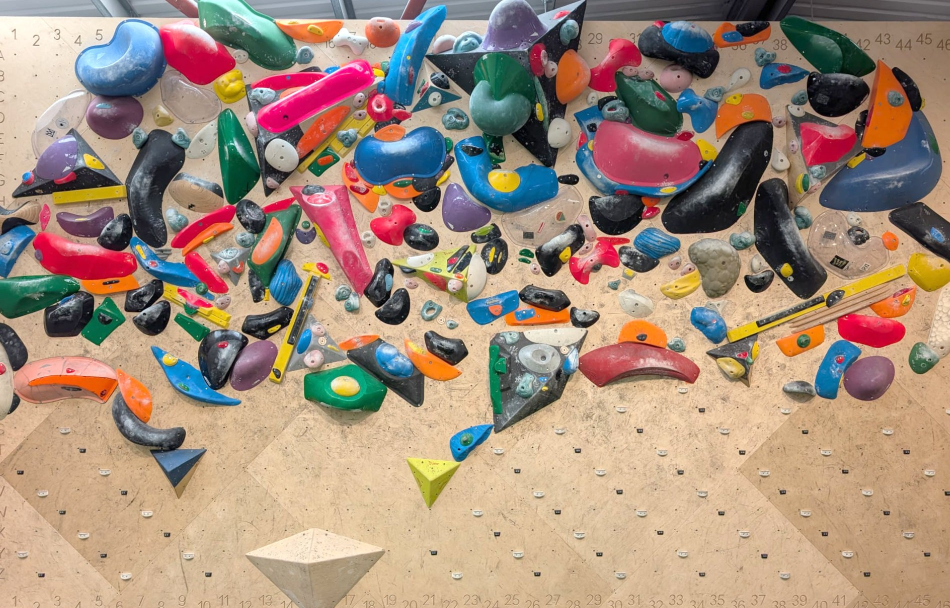
#> input picture board-assets/yonder/Yonder_Set_01_V1.jpg, 1900 x 1216 px, found by its file name (shown at 1/2 size)
$ python detect_holds_v2.py --overlay ../board-assets/yonder/Yonder_Set_01_V1.jpg
#> lines starting #> are read from the running program, lines starting #| are printed output that depends on the picture; after the words box and inside, x2 and y2 are one past the last pixel; in counts of white or black regions, pixels touching at a corner belong together
#!/usr/bin/env python3
"""
detect_holds_v2.py — Object-first (FastSAM) hold detector for Barn Board.

Replaces the colour-based detect_holds.py approach for dense spray walls where
chalk/specular/shadow pixels fall outside every colour band and shatter holds.

Pipeline
--------
1. FastSAM everything-mode  →  raw mask proposals (764 at default max_det=1000)
2. Size / aspect / edge filters  →  drop non-hold masks
3. Plywood-colour reject  →  drop tan false positives the size filter misses
4. Bolt-hole grid reject  →  tiny round isolated dark dots
5. Nested-mask dedup  →  greedy, keep larger, drop if >60% inside kept mask
6. Colour label (post-hoc)  →  median of most-saturated core pixels → 9-colour palette
7. Export holds-JSON  →  same shape as detect_holds.py (merge_holds.py compatible)

Key design decisions
--------------------
* Colour is AGNOSTIC at detection time. A wrong label is cosmetic and never
  affects geometry — much better than missing a hold entirely.
* Recall-first: settings lean toward over-detection; a human prunes later.
* Polygon format identical to detect_holds.py: [[x_pct, y_pct], ...] as % of
  board area (not full image). merge_holds.py works unchanged.

Usage
-----
  # Create isolated venv (only needed once):
  python3 -m venv /tmp/holds_venv
  /tmp/holds_venv/bin/pip install -r scripts/requirements-detect.txt

  # Run on Yonder image (FastSAM weights auto-download on first run ~90 MB):
  /tmp/holds_venv/bin/python scripts/detect_holds_v2.py \\
      --image board-assets/yonder/Yonder_Set_01_V1.jpg

  # Optional flags:
  #   --output path/to/out.json        default: src/data/holds_new_v2.json
  #   --board-region "L,T,W,H"         percent; default 0,0,100,100 (full image)
  #   --overlay path/to/debug.jpg      default: board-assets/yonder/_detect_v2_overlay.jpg
  #   --force                          overwrite src/data/holds.json if targeted

Requirements
------------
  ultralytics >= 8.2  (FastSAM) — see scripts/requirements-detect.txt
  torch, opencv-python, numpy, Pillow  (pulled in automatically by ultralytics)

  Do NOT install ultralytics into your global python3 — it drags in ~1.5 GB of
  PyTorch. Use the /tmp venv shown above.
"""

import argparse
import json
import math
import os
import sys
from datetime import date
from pathlib import Path

try:
    import cv2
    import numpy as np
except ImportError as e:
    print(f"Error: missing dependency — {e}")
    print("  Run in a venv with: pip install -r scripts/requirements-detect.txt")
    sys.exit(1)

# ─── Defaults ─────────────────────────────────────────────────────────────────

DEFAULT_IMAGE = "board-assets/yonder/Yonder_Set_01_V1.jpg"
DEFAULT_OUTPUT = "src/data/holds_new_v2.json"
DEFAULT_OVERLAY = "board-assets/yonder/_detect_v2_overlay.jpg"
DEFAULT_BOARD_REGION = "0,0,100,100"  # full image (already-cropped published images)

# FastSAM model — try x first (better recall), fall back to s
FASTSAM_MODELS = ["FastSAM-x.pt", "FastSAM-s.pt"]

# FastSAM inference settings (recall-first). These defaults are the recall-tuned
# values validated on Yonder (193 holds vs ~220 true, ~88%). imgsz=1536 is the
# key small-hold lever; CPU cost is fine for a one-time batch. Override via CLI.
FASTSAM_IMGSZ = 1536
FASTSAM_CONF = 0.10
FASTSAM_IOU = 0.7
FASTSAM_MAX_DET = 1000

# ─── Size & Shape Filters ─────────────────────────────────────────────────────

# Area as fraction of board area. MIN tuned down to ~0.018% (~345px) to keep
# small foot-chips; plywood-reject + bolt-grid filters guard against grain noise.
MIN_AREA_FRAC = 0.00018   # below this → bolt-hole / noise
MAX_AREA_FRAC = 0.020     # above this → panel / plywood section

# Span: reject any mask wider or taller than 50% of board dimension
MAX_SPAN_FRAC = 0.50

# Bounding-box fill (mask area / bbox area) — drops hollow rings
MIN_BBOX_FILL = 0.25

# Aspect ratio: max(w,h)/min(w,h) — drops seams, tape, long thin props
MAX_ASPECT = 6.0

# Edge margin (board-% from edge) — holds touching board edge are artifacts
EDGE_MARGIN_PCT = 2.0

# ─── Plywood / Bolt-hole Filters ─────────────────────────────────────────────

# Bolt-hole: tiny + round + area < this (in pixels at full scale)
BOLT_AREA_MAX_PX = 700
BOLT_MAX_DIM_PX = 18
# Aspect check for bolt-holes (near-square)
BOLT_ASPECT_MAX = 1.8

# Nested-mask dedup: drop a mask if this fraction sits inside a larger kept mask.
# 0.75 (not 0.60) so a small hold resting ON a big hold survives dedup.
NESTED_OVERLAP_THRESH = 0.75

# Plywood Lab model reject: mask is plywood if interior median is within
# this many normalised-spread units of the plywood Lab cluster
PLY_DIST_THRESH = 4.5


# ─── Plywood Colour Model (Lab) ───────────────────────────────────────────────

def build_plywood_model(lab: np.ndarray):
    """Robust plywood Lab model via modal (a,b) peak, same as _proto_bg.py.

    Returns (pL, pa, pb), (sL, sa, sb) — median and spread.
    """
    a = lab[:, :, 1].astype(np.float32)
    b = lab[:, :, 2].astype(np.float32)
    L = lab[:, :, 0].astype(np.float32)

    # 2-D histogram of quantised (a,b); plywood is dominant peak
    aq = np.clip(a, 100, 156).astype(int)
    bq = np.clip(b, 100, 156).astype(int)
    hist = np.zeros((157, 157), np.float32)
    np.add.at(hist, (aq, bq), 1.0)
    hist = cv2.GaussianBlur(hist, (5, 5), 1.0)
    pa, pb = np.unravel_index(np.argmax(hist), hist.shape)
    pa, pb = float(pa), float(pb)

    near = (np.abs(a - pa) < 4) & (np.abs(b - pb) < 4)
    pL = float(np.median(L[near])) if near.sum() else float(np.median(L))
    sa = float(np.std(a[near])) if near.sum() else 3.0
    sb = float(np.std(b[near])) if near.sum() else 3.0
    sL = float(np.std(L[near])) if near.sum() else 20.0

    # Floor spreads so grain noise doesn't inflate them
    return (pL, pa, pb), (max(sL, 12.0), max(sa, 2.0), max(sb, 2.0))


# [93 lines left out: functions is_plywood_mask, classify_colour, contour_to_polygon, not called in this run]


# ─── FastSAM ─────────────────────────────────────────────────────────────────

def load_fastsam():
    """Import ultralytics and load FastSAM model (tries x then s)."""
    try:
        from ultralytics import FastSAM  # noqa: PLC0415
    except ImportError:
        print("Error: ultralytics not installed.")
        print("  python3 -m venv /tmp/holds_venv")
        print("  /tmp/holds_venv/bin/pip install -r scripts/requirements-detect.txt")
        sys.exit(1)

    for model_name in FASTSAM_MODELS:
        try:
            model = FastSAM(model_name)
            print(f"  Loaded model: {model_name}")
            return model
        except Exception as e:
            print(f"  Could not load {model_name}: {e}")
    print("Error: could not load any FastSAM model.")
    sys.exit(1)


# [227 lines left out: functions run_fastsam, crop_mask_to_board, filter_masks, dedup_nested, get_candidate_masks, not called in this run]


# ─── Main Detection ────────────────────────────────────────────────────────────

def detect_holds_v2(image_path: str, board_region: dict) -> dict:
    """Full pipeline. Returns the holds-JSON dict ready for serialisation."""
    bgr_full = cv2.imread(image_path)
    if bgr_full is None:
        print(f"Error: cannot load image {image_path}")
        sys.exit(1)

    img_h, img_w = bgr_full.shape[:2]
    print(f"Image: {img_w}×{img_h}")

    # Board crop in pixels
    bl = int(img_w * board_region["left"] / 100)
    bt = int(img_h * board_region["top"] / 100)
    bw = int(img_w * board_region["width"] / 100)
    bh = int(img_h * board_region["height"] / 100)
    print(f"Board crop: {bw}×{bh} px  (left={bl}, top={bt})")

    bgr_board = bgr_full[bt:bt + bh, bl:bl + bw]

    # Build plywood model on the board crop
    print("\nBuilding plywood Lab model...")
    lab_board = cv2.cvtColor(bgr_board, cv2.COLOR_BGR2LAB)
    ply_mean, ply_std = build_plywood_model(lab_board)
    print(f"  Plywood Lab: L={ply_mean[0]:.0f}±{ply_std[0]:.0f}  "
          f"a={ply_mean[1]:.0f}±{ply_std[1]:.1f}  b={ply_mean[2]:.0f}±{ply_std[2]:.1f}")

    # Run FastSAM
    print("\nRunning FastSAM...")
    model = load_fastsam()
    masks_full = run_fastsam(model, image_path)

    # Filter
    print("\nFiltering masks...")
    candidates = filter_masks(masks_full, bgr_board, bl, bt, bw, bh,
                              img_w, img_h, ply_mean, ply_std)

    # Nested dedup
    print("\nNested-mask deduplication...")
    candidates = dedup_nested(candidates)

    # Sort by position (top-to-bottom, left-to-right) for clean IDs
    candidates.sort(key=lambda c: (c["cy"], c["cx"]))

    # Build output holds
    holds = []
    for i, c in enumerate(candidates):
        cx_pct = round(c["cx"] / bw * 100, 1)
        cy_pct = round(c["cy"] / bh * 100, 1)
        w_pct = round(c["w"] / bw * 100, 1)
        h_pct = round(c["h"] / bh * 100, 1)
        area_px = c["area"]

        if area_px > 5000:
            size = "large"
        elif area_px > 2000:
            size = "medium"
        else:
            size = "small"

        r_pct = round(max(c["w"], c["h"]) / 2 / max(bw, bh) * 100, 1)
        r_pct = max(r_pct, 1.5)

        polygon = contour_to_polygon(c["contour"], bw, bh)
        color = classify_colour(bgr_board, c["mask_board"])
        confidence = "high" if area_px >= 1500 else "medium"

        holds.append({
            "id": f"hold_{i + 1}",
            "color": color,
            "size": size,
            "cx": cx_pct,
            "cy": cy_pct,
            "w_pct": w_pct,
            "h_pct": h_pct,
            "r": r_pct,
            "area": area_px,
            "polygon": polygon,
            "confidence": confidence,
            "verified": confidence == "high",
            "notes": "",
        })

    return {
        "boardRegion": board_region,
        "imageFile": os.path.basename(image_path),
        "detectedAt": date.today().isoformat(),
        "holds": holds,
    }


# ─── Debug Overlay ─────────────────────────────────────────────────────────────

# [82 lines left out: functions save_debug_overlay, print_report, not called in this run]


# ─── Entry Point ──────────────────────────────────────────────────────────────

def main():
    global FASTSAM_IMGSZ, FASTSAM_CONF, FASTSAM_MAX_DET, MIN_AREA_FRAC, MAX_AREA_FRAC, NESTED_OVERLAP_THRESH, FASTSAM_MODELS

    script_dir = Path(__file__).parent
    project_root = script_dir.parent

    parser = argparse.ArgumentParser(
        description="Detect climbing holds using FastSAM (colour-agnostic object-first)."
    )
    parser.add_argument(
        "--image", default=DEFAULT_IMAGE,
        help=f"Path to board photo (default: {DEFAULT_IMAGE})"
    )
    parser.add_argument(
        "--output", default=DEFAULT_OUTPUT,
        help=f"Output JSON path (default: {DEFAULT_OUTPUT})"
    )
    parser.add_argument(
        "--board-region", default=DEFAULT_BOARD_REGION, dest="board_region",
        help='Board region as "left,top,width,height" in %% of image (default: 0,0,100,100)'
    )
    parser.add_argument(
        "--overlay", default=DEFAULT_OVERLAY,
        help=f"Debug overlay image path (default: {DEFAULT_OVERLAY})"
    )
    parser.add_argument(
        "--force", action="store_true",
        help="Overwrite src/data/holds.json even if it already has holds (DANGEROUS)"
    )
    # ── Recall / quality knobs (override the module defaults) ──────────────────
    parser.add_argument("--imgsz", type=int, default=FASTSAM_IMGSZ,
                        help=f"FastSAM inference size; raise for small-hold recall (default {FASTSAM_IMGSZ})")
    parser.add_argument("--conf", type=float, default=FASTSAM_CONF,
                        help=f"FastSAM confidence; lower = more proposals (default {FASTSAM_CONF})")
    parser.add_argument("--max-det", type=int, default=FASTSAM_MAX_DET, dest="max_det",
                        help=f"FastSAM max detections (default {FASTSAM_MAX_DET})")
    parser.add_argument("--min-area-frac", type=float, default=MIN_AREA_FRAC, dest="min_area_frac",
                        help=f"Min hold area as fraction of board area; lower keeps small chips (default {MIN_AREA_FRAC})")
    parser.add_argument("--max-area-frac", type=float, default=MAX_AREA_FRAC, dest="max_area_frac",
                        help=f"Max hold area as fraction of board area (default {MAX_AREA_FRAC})")
    parser.add_argument("--nested-overlap", type=float, default=NESTED_OVERLAP_THRESH, dest="nested_overlap",
                        help=f"Drop a mask if this fraction sits inside a larger kept mask; raise to keep small holds overlapping big ones (default {NESTED_OVERLAP_THRESH})")
    parser.add_argument("--model", default=None,
                        help="Force a specific FastSAM weight (e.g. FastSAM-x.pt or FastSAM-s.pt); default tries x then s")
    args = parser.parse_args()

    # Apply knob overrides to the module-level constants the pipeline reads.
    FASTSAM_IMGSZ = args.imgsz
    FASTSAM_CONF = args.conf
    FASTSAM_MAX_DET = args.max_det
    MIN_AREA_FRAC = args.min_area_frac
    MAX_AREA_FRAC = args.max_area_frac
    NESTED_OVERLAP_THRESH = args.nested_overlap
    if args.model:
        FASTSAM_MODELS = [args.model]
    print(f"Knobs: imgsz={FASTSAM_IMGSZ} conf={FASTSAM_CONF} max_det={FASTSAM_MAX_DET} "
          f"min_area_frac={MIN_AREA_FRAC} nested_overlap={NESTED_OVERLAP_THRESH} models={FASTSAM_MODELS}")

    # Resolve image path
    image_path = Path(args.image)
    if not image_path.is_absolute():
        image_path = Path.cwd() / image_path
    if not image_path.exists():
        # Try relative to project root
        image_path = project_root / args.image
    if not image_path.exists():
        print(f"Error: image not found: {args.image}")
        sys.exit(1)

    # Resolve output path
    output_path = Path(args.output)
    if not output_path.is_absolute():
        output_path = Path.cwd() / output_path
    default_holds = (project_root / "src" / "data" / "holds.json").resolve()

    # Safety guard — same as detect_holds.py
    if output_path.resolve() == default_holds and not args.force:
        if default_holds.exists():
            try:
                existing = json.loads(default_holds.read_text())
                existing_count = len(existing.get("holds", []))
                if existing_count > 0:
                    print(f"\n⚠️  WARNING: {default_holds} already has {existing_count} holds.")
                    print("Direct overwrite will scramble hold IDs and break existing routes!\n")
                    print("Safe workflow:")
                    print("  python3 scripts/detect_holds_v2.py --output src/data/holds_new_v2.json")
                    print("  python3 scripts/merge_holds.py src/data/holds.json src/data/holds_new_v2.json --dry-run")
                    print("  python3 scripts/merge_holds.py src/data/holds.json src/data/holds_new_v2.json\n")
                    print("To force overwrite anyway (DANGEROUS): add --force")
                    sys.exit(1)
            except (json.JSONDecodeError, KeyError):
                pass

    # Parse board region
    try:
        parts = [float(x.strip()) for x in args.board_region.split(",")]
        if len(parts) != 4:
            raise ValueError("need exactly 4 values")
        board_region = {"left": parts[0], "top": parts[1],
                        "width": parts[2], "height": parts[3]}
    except Exception as e:
        print(f"Error: --board-region must be 'L,T,W,H' in percent — {e}")
        sys.exit(1)

    # Resolve overlay path
    overlay_path = Path(args.overlay)
    if not overlay_path.is_absolute():
        overlay_path = Path.cwd() / overlay_path

    print(f"Image:        {image_path}")
    print(f"Output:       {output_path}")
    print(f"Overlay:      {overlay_path}")
    print(f"Board region: {board_region}\n")

    # Run detection
    data = detect_holds_v2(str(image_path), board_region)
#> in detect_holds_v2, bgr_full is the input picture: shape (1216, 1900, 3); mean B, G, R 124, 141.2, 164
#| Image: 1900×1216
#| Board crop: 1900×1216 px  (left=0, top=0)
#> in build_plywood_model, `a = lab[:, :, 1].astype(np.float32)`:
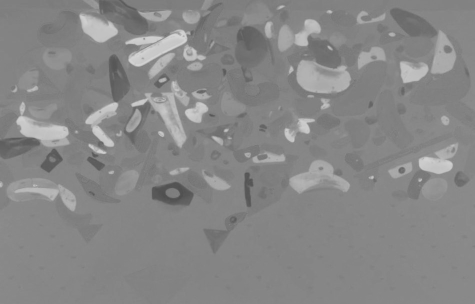
#> a: shape (1216, 1900) float32 (shown at 1/4 size); min 76, max 214, mean 134.9
#> in build_plywood_model, `b = lab[:, :, 2].astype(np.float32)`:
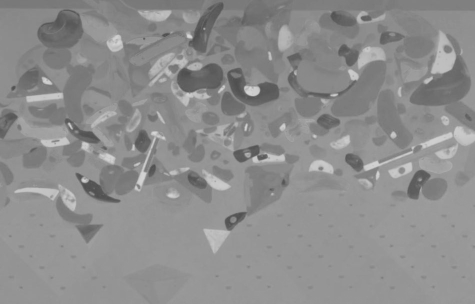
#> b: shape (1216, 1900) float32 (shown at 1/4 size); min 74, max 216, mean 141.1
#> in build_plywood_model, `L = lab[:, :, 0].astype(np.float32)`:
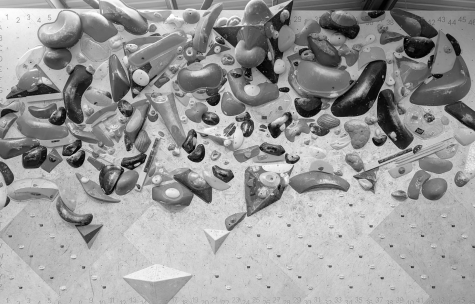
#> L: shape (1216, 1900) float32 (shown at 1/4 size); min 0, max 255, mean 154.5
#> in build_plywood_model, `aq = np.clip(a, 100, 156).astype(int)`:
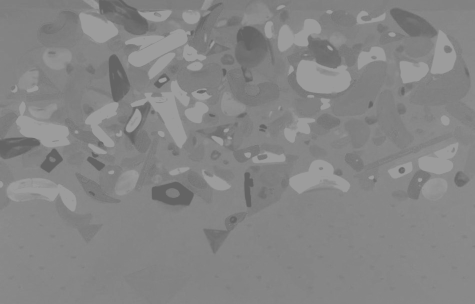
#> aq: shape (1216, 1900) int64 (shown at 1/4 size); min 100, max 156, mean 133
#> in build_plywood_model, `bq = np.clip(b, 100, 156).astype(int)`:
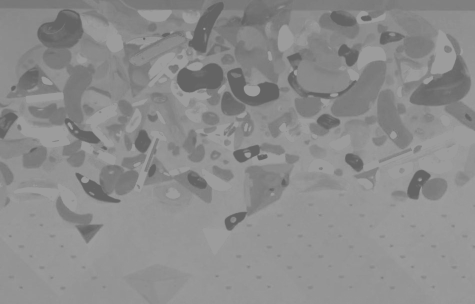
#> bq: shape (1216, 1900) int64 (shown at 1/4 size); min 100, max 156, mean 139.8
#> in build_plywood_model, `np.add.at(hist, (aq, bq), 1.0)`:
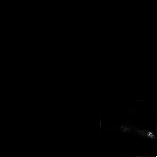
#> hist: shape (157, 157) float32; min 0, max 93118, mean 93.7; drawn with min black and max white
#> in build_plywood_model, `pa, pb = np.unravel_index(np.argmax(hist), hist.shape)`: pa = 133; pb = 150
#> in build_plywood_model, `near = (np.abs(a - pa) < 4) & (np.abs(b - pb) < 4)`:
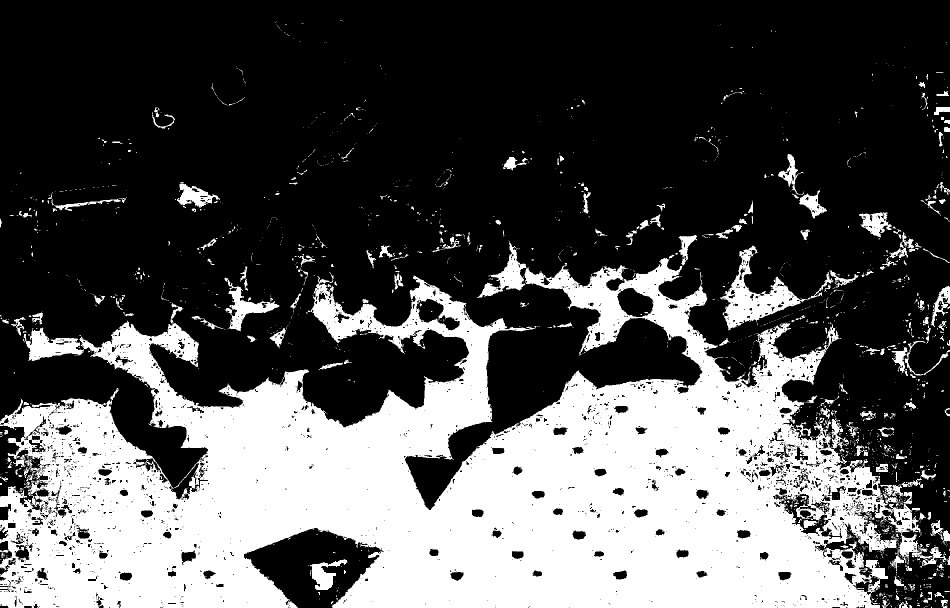
#> near: shape (1216, 1900) bool (shown at 1/2 size); 32.8% white; 1954 white regions (1699 under 20 px), largest, box (x1, y1, x2, y2) and area: (0, 484, 1900, 1216) 702577, (1440, 491, 1667, 661) 9334, (48, 655, 168, 722) 3960
#> in build_plywood_model, `pL = float(np.median(L[near])) if near.sum() else float(np.median(L))`: pL = 199
#> in build_plywood_model, `sa = float(np.std(a[near])) if near.sum() else 3.0`: sa = 1.43
#> in build_plywood_model, `sb = float(np.std(b[near])) if near.sum() else 3.0`: sb = 1.58
#> in build_plywood_model, `sL = float(np.std(L[near])) if near.sum() else 20.0`: sL = 16.24
#> in detect_holds_v2, `ply_mean, ply_std = build_plywood_model(lab_board)`: ply_mean = (199, 133, 150); ply_std = (16.24, 2, 2)
#|   Plywood Lab: L=199±16  a=133±2.0  b=150±2.0

    # Use full relative path as imageFile (informative)
    try:
        data["imageFile"] = str(image_path.relative_to(project_root))
    except ValueError:
        data["imageFile"] = str(image_path)

    # Write JSON
    os.makedirs(output_path.parent, exist_ok=True)
    with open(output_path, "w") as f:
        json.dump(data, f, indent=2)
    print(f"Wrote {len(data['holds'])} holds to {output_path}")

    # Report
    print_report(data)

    # Debug overlay
    save_debug_overlay(str(image_path), data, str(overlay_path), board_region)


if __name__ == "__main__":
    main()
#> (the call stopped at in load_fastsam, `model = FastSAM(model_name)`: ultralytics is not available in this run)
